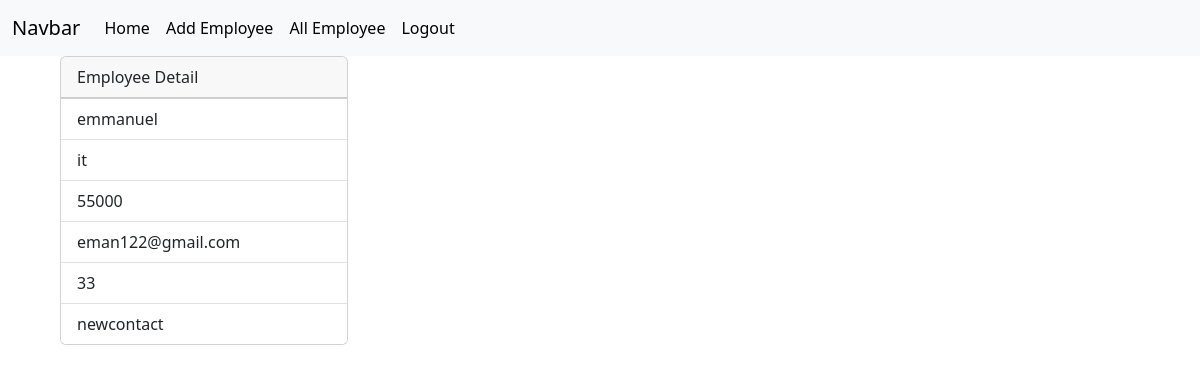
Page /employees/11 (signed in) on the committed database.
### crm/models.py (models this page shows, shortened)
class Employees(models.Model):
    name=models.CharField(max_length=200)
    department=models.CharField(max_length=200)
    salary=models.PositiveIntegerField()
    email=models.EmailField(unique=True)
    contact=models.CharField(max_length=10)
    age=models.PositiveIntegerField()
    profile_pic=models.ImageField(upload_to="images",null=True,blank=True)
    dob=models.DateField(null=True,blank=True)

### crm/views.py (the view)
# urls.py: path('employees/<int:pk>',views.EmployedetailView.as_view(),name="emp-detail"),
@method_decorator(signin_required,name="dispatch")
class EmployedetailView(View):
     def get(self,request,*args,**kwargs):
          id=kwargs.get("pk")
          qs=Employees.objects.get(id=id)
          return render(request,"emp_detail.html",{"data":qs})

### crm/views.py (called while the page is built)
def  signin_required(fn):
     def wrapper(request,*args,**kwargs):
          if not request.user.is_authenticated:
               messages.error(request,"invalid session")
               return redirect("signin")
          else:
                 return fn(request,*args,**kwargs)
     return wrapper

### crm/templates/emp_detail.html (shortened to what this page needs)
{%extends 'base.html'%}
{%block body_block%}
<div class="conatiner d-flex">
  <div>
      <div class="row">
          <div class="col-2"></div>
          <div class="col-8">
<div class="card" style="width: 18rem;">
  <div class="card-header">Employee Detail</div>
  <ul class="list-group list-group-flush">
    <li class="list-group-item">{{data.name}}</li>
    <li class="list-group-item">{{data.department}}</li>
    <li class="list-group-item">{{data.salary}}</li>
    <li class="list-group-item">{{data.email}}</li>
    <li class="list-group-item">{{data.age}}</li>
    <li class="list-group-item">{{data.contact}}</li>
  </ul>
</div>
</div>
<div class="col-2"></div>
</div>
</div>
</div>
{%endblock%}

### rows in the picture
Employees: name "emmanuel", department "it", salary "55000", email "eman122@gmail.com", age "33", contact "newcontact"
